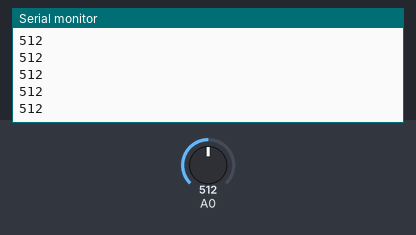
A sketch run on a simulated Arduino Uno, built with avr-gcc and run on an emulated ATmega328P. On the bench: the last lines printed to the serial monitor. Inputs (shaded band) come from the test bench; at power-on: A0 = 512.

Above: at 1.2 s.
1.3 s: A0 set to 716
At 2.1 s:
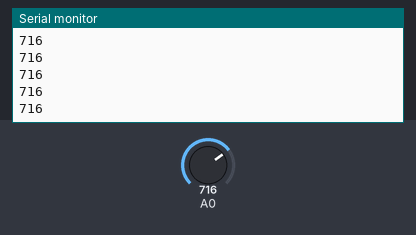
2.8 s: A0 set to 900
At 3.5 s:
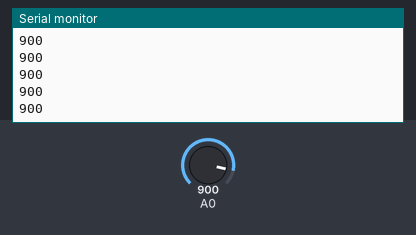
Timing chart, 0 to 5.8 s (numbered marks = the images above; inputs shaded):
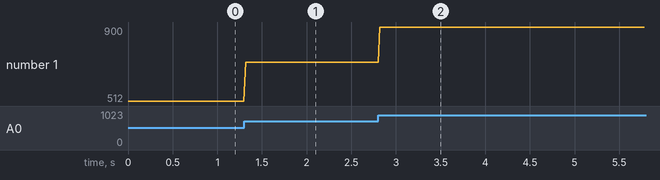

The sketch:

LightSensor-Simple.ino
```cpp
//meet de lichtwaarde met de lichtsensor en geef deze weer in de Serial monitor

void setup() {
  Serial.begin(9600);
}


void loop() {
  int lightValue = analogRead(A0); // Sluit de Lichtsensor aan op A0
  Serial.println(lightValue); //toon LightValue in de Serial Monitor
  delay(20); //wacht 0.020 seconds, voor makkelijker uitlezen van de waarde

}
```

Measured:
- after the input at 1.3 s, the serial monitor: prints a new line at once (image 1)
- after the input at 2.8 s, the serial monitor: prints a new line at once (image 2)
- plotted number 1: 512 → 716 after the input at 1.3 s, 716 → 900 after the input at 2.8 s
